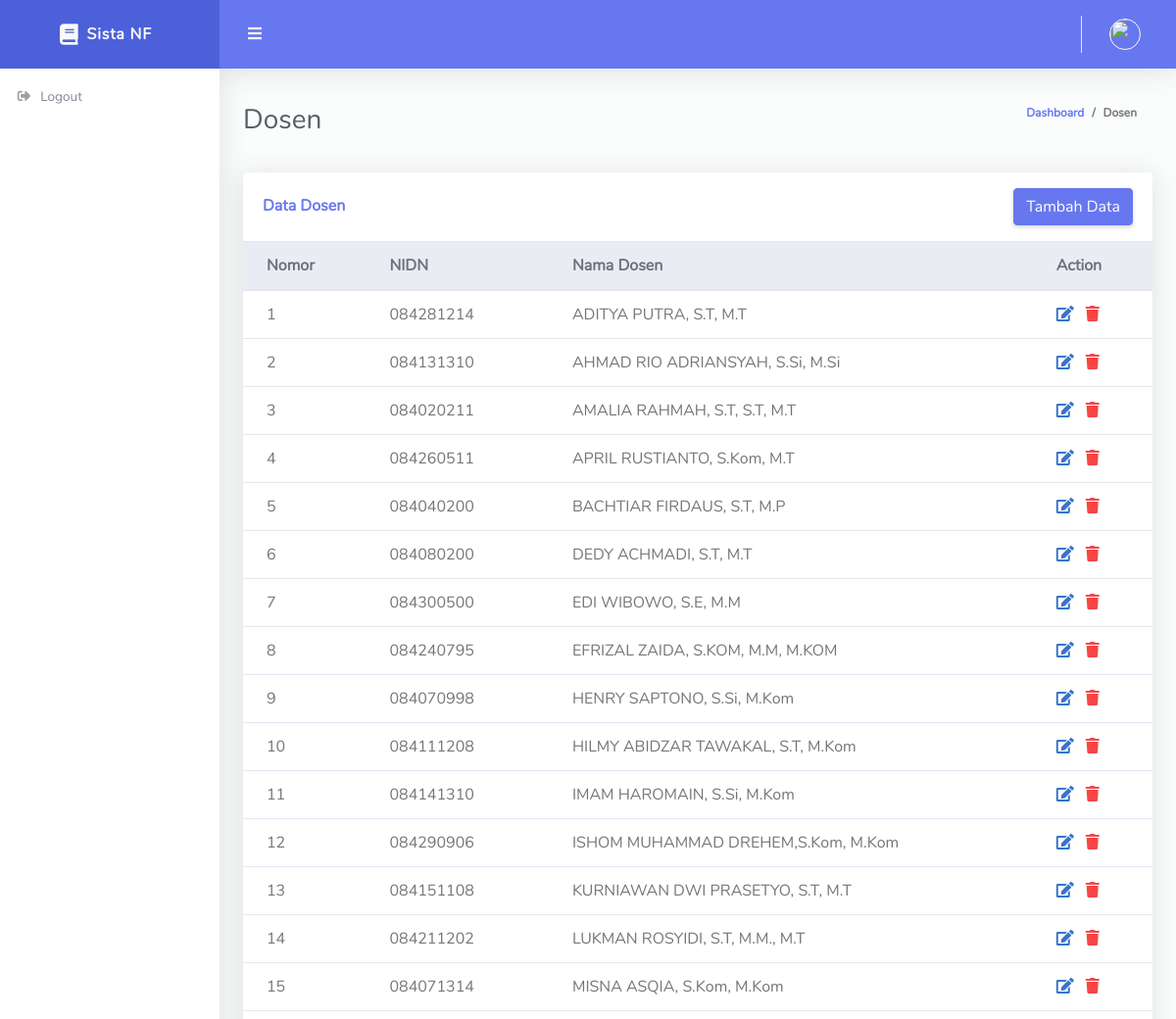
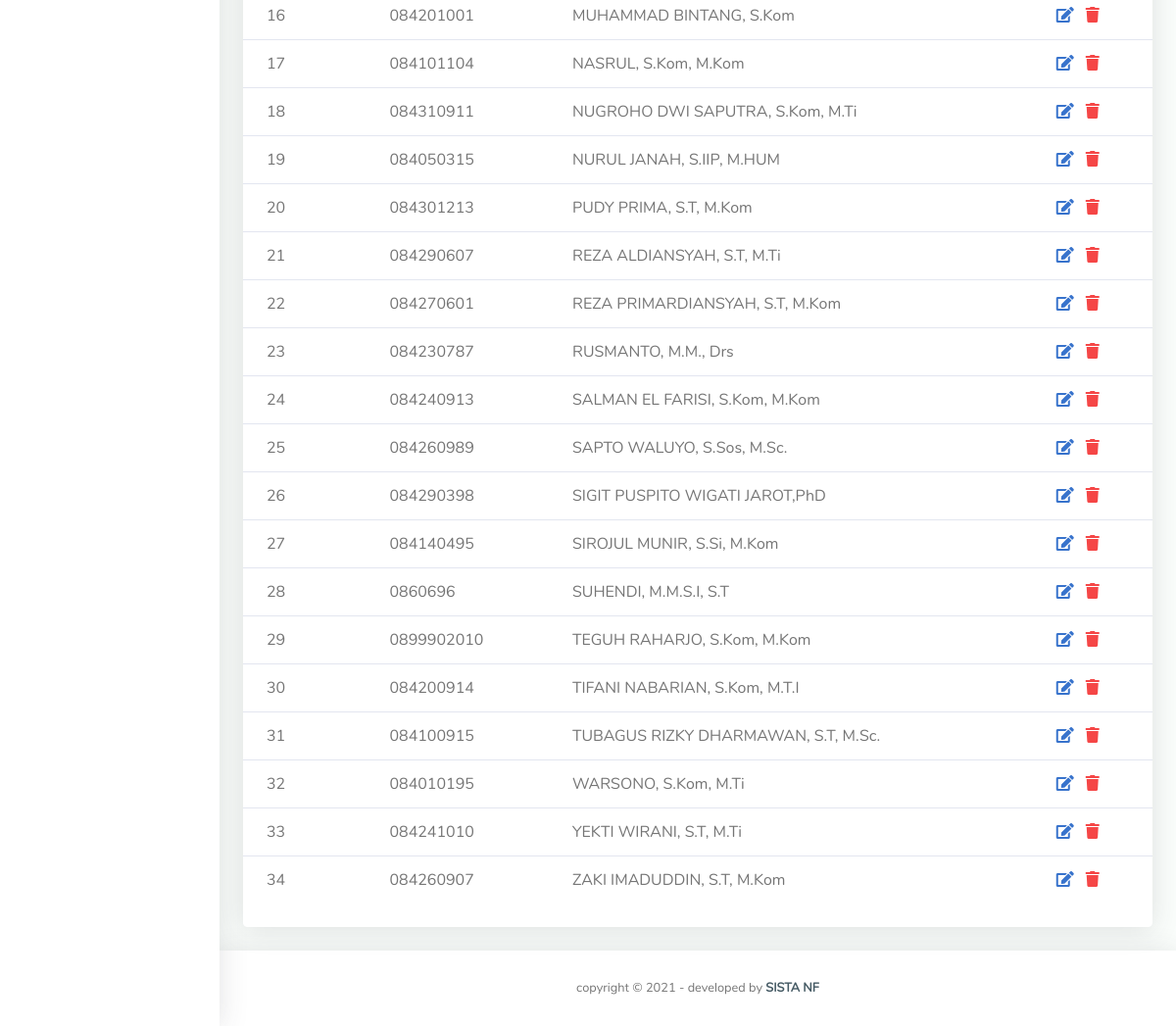
Page /index.php/dosen on the committed database (2 pictures, top to bottom).
### tables this page shows
CREATE TABLE `dosen` (
  `id` int(11) NOT NULL,
  `nidn` varchar(10) DEFAULT NULL,
  `nama` varchar(45) DEFAULT NULL
);

### application/controllers/Dosen.php (called while the page is built, shortened)
<?php
class Dosen extends CI_Controller {
    public function __construct()
	{
		$this->load->model('user_model');
		$this->load->model('dosen_model');
		$this->load->library('form_validation');
	}
    public function index() {
        $data['title'] = 'Data Dosen';
        $data['dosen'] = $this->dosen_model->getAll();
        $data['counting'] = $this->dosen_model->getCount();
        $data['user'] = $this->user_model->checkUser($this->session->userdata('email'));
        $this->load->view('components/sidebar', $data);
        $this->load->view('components/header');
        $this->load->view('pages/admin/dosen/list', $data);
        $this->load->view('components/modal_logout');
        $this->load->view('components/footer');
    }
}

### index.php (called while the page is built, shortened)
<?php
require_once BASEPATH.'core/CodeIgniter.php';

### application/models/User_Model.php (called while the page is built, shortened)
<?php
class User_Model extends CI_Model {
    private $table = 'users';
    public function checkUser($email) {
        $this->db->select('*');
        $this->db->from($this->table);
        $this->db->join('users_role', 'users_role.id = '. $this->table .' .role_id');
        $this->db->where('users.email', $email);
        $user = $this->db->get()->row_array();
        return $user;
    }
}
?>

### application/models/Dosen_Model.php (called while the page is built, shortened)
<?php
class Dosen_Model extends CI_Model {
    private $table = 'dosen';
    public function getAll() {
        $this->db->order_by('nama', 'ASC');
        $dosen = $this->db->get($this->table);
        return $dosen;
    }
    public function getCount() {
        $total = $this->getAll();
        return $total->num_rows();
    }
}
?>

### application/views/pages/admin/dosen/list.php (the view, shortened to what this page needs)
<div class="container-fluid" id="container-wrapper">
    <div class="d-sm-flex align-items-center justify-content-between mb-4">
        <h1 class="h3 mb-0 text-gray-800">Dosen</h1>
        <ol class="breadcrumb">
            <li class="breadcrumb-item"><a href="<?= base_url('dashboard') ?>">Dashboard</a></li>
            <li class="breadcrumb-item active" aria-current="page">Dosen</li>
        </ol>
    </div>
    <div class="row">
        <div class="col-lg-12 mb-4">
            <div class="card">
                <div class="card-header py-3 d-flex flex-row align-items-center justify-content-between">
                    <h6 class="m-0 font-weight-bold text-primary">Data Dosen</h6>
                    <a class="btn btn-primary" href="<?= base_url('dosen/tambah') ?>">Tambah Data</a>
                </div>
                <div class="table-responsive">
                    <table class="table align-items-center table-flush">
                        <thead class="thead-light">
                            <tr>
                                <th>Nomor</th>
                                <th>NIDN</th>
                                <th>Nama Dosen</th>
                                <th>Action</th>
                            </tr>
                        </thead>
                        <tbody>
                            <?php
                        $nomor = 1;
                        foreach($dosen->result() as $row) : ?>
                            <tr>
                                <td><?= $nomor ?></td>
                                <td><?= $row->nidn ?></td>
                                <td><?= $row->nama  ?></td>
                                <td><a href="<?= base_url(); ?>dosen/edit/<?= $row->id; ?>" class="mr-2" title="Edit"><i
                                            class="fas fa-edit" style="color: #3873cc"></i></a>
                                    <a href="<?= base_url(); ?>dosen/delete/<?= $row->id; ?>" title="Delete"
                                        onclick="return confirm('Are u sure?')"><i class="fas fa-trash"
                                            style="color: #f54646"></i></a>
                                </td>
                            </tr>
                            <?php
                        $nomor++;
                        endforeach; ?>
                        </tbody>
                    </table>
                </div>
                <div class="card-footer"></div>
            </div>
        </div>
    </div>

### application/views/components/sidebar.php (shortened to what this page needs)
<!DOCTYPE html>
<html lang="en">
<head>
    <link href="<?= base_url() ?>public/vendor/fontawesome-free/css/all.min.css" rel="stylesheet" type="text/css">
    <link href="<?= base_url() ?>public/vendor/bootstrap/css/bootstrap.min.css" rel="stylesheet" type="text/css">
    <link href="<?= base_url() ?>public/assets/css/ruang-admin.min.css" rel="stylesheet">
    <link href="<?= base_url() ?>public/assets/css/admin.css" rel="stylesheet">
</head>
<body id="page-top">
    <div id="wrapper">
        <ul class="navbar-nav sidebar sidebar-light accordion" id="accordionSidebar">
            <a class="sidebar-brand d-flex align-items-center justify-content-center"
                href="<?= $user['role_id'] == 1 ? base_url('dashboard') : ($user['role_id'] == 2 ?  base_url('facilitator') : base_url('home')) ?>">
                <i class="fa fa-book fa-lg"></i>
                <div class="sidebar-brand-text mx-2">Sista NF</div>
            </a>
            <li class="nav-item">
                <a class="nav-link" href="<?= base_url('auth/logout') ?>">
                    <i class="fas fa-fw fa-sign-out-alt"></i>
                    <span>Logout</span>
                </a>
            </li>
        </ul>

### application/views/components/header.php (shortened to what this page needs)
<div id="content-wrapper" class="d-flex flex-column">
    <div id="content">
        <nav class="navbar navbar-expand navbar-light bg-navbar topbar mb-4 static-top">
            <button id="sidebarToggleTop" class="btn btn-link rounded-circle mr-3">
                <i class="fa fa-bars"></i>
            </button>
            <ul class="navbar-nav ml-auto">
                <li class="nav-item dropdown no-arrow">
                    <a class="nav-link dropdown-toggle" href="#" id="userDropdown" role="button" data-toggle="dropdown"
                        aria-haspopup="true" aria-expanded="false">
                        <img class="img-profile rounded-circle"
                            src="<?= base_url('public/assets/img/') . $user['image_url'] ?> " style="max-width: 60px">
                    </a>
                </li>
            </ul>
        </nav>

### application/views/components/modal_logout.php (shortened to what this page needs)
</div>
</div>

### application/views/components/footer.php (shortened to what this page needs)
<footer class="sticky-footer bg-white">
    <div class="container my-auto">
        <div class="copyright text-center my-auto">
            <span>copyright &copy;  - developed by
                <b><a href="https://indrijunanda.gitlab.io/" target="_blank">SISTA NF</a></b>
            </span>
        </div>
    </div>
</footer>
</div>
</div>
</body>
</html>

### rows in the picture
dosen: nidn "084281214", nama "ADITYA PUTRA, S.T, M.T"
dosen: nidn "084131310", nama "AHMAD RIO ADRIANSYAH, S.Si, M.Si"
dosen: nidn "084020211", nama "AMALIA RAHMAH, S.T, S.T, M.T"
dosen: nidn "084260511", nama "APRIL RUSTIANTO, S.Kom, M.T"
dosen: nidn "084040200", nama "BACHTIAR FIRDAUS, S.T, M.P"
dosen: nidn "084080200", nama "DEDY ACHMADI, S.T, M.T"
dosen: nidn "084300500", nama "EDI WIBOWO, S.E, M.M"
dosen: nidn "084240795", nama "EFRIZAL ZAIDA, S.KOM, M.M, M.KOM"
dosen: nidn "084070998", nama "HENRY SAPTONO, S.Si, M.Kom"
dosen: nidn "084111208", nama "HILMY ABIDZAR TAWAKAL, S.T, M.Kom"
dosen: nidn "084141310", nama "IMAM HAROMAIN, S.Si, M.Kom"
dosen: nidn "084290906", nama "ISHOM MUHAMMAD DREHEM,S.Kom, M.Kom"
dosen: nidn "084151108", nama "KURNIAWAN DWI PRASETYO, S.T, M.T"
dosen: nidn "084211202", nama "LUKMAN ROSYIDI, S.T, M.M., M.T"
dosen: nidn "084071314", nama "MISNA ASQIA, S.Kom, M.Kom"
dosen: nidn "084201001", nama "MUHAMMAD BINTANG, S.Kom"
dosen: nidn "084101104", nama "NASRUL, S.Kom, M.Kom"
dosen: nidn "084310911", nama "NUGROHO DWI SAPUTRA, S.Kom, M.Ti"
dosen: nidn "084050315", nama "NURUL JANAH, S.IIP, M.HUM"
dosen: nidn "084301213", nama "PUDY PRIMA, S.T, M.Kom"
dosen: nidn "084290607", nama "REZA ALDIANSYAH, S.T, M.Ti"
dosen: nidn "084270601", nama "REZA PRIMARDIANSYAH, S.T, M.Kom"
dosen: nidn "084230787", nama "RUSMANTO, M.M., Drs"
dosen: nidn "084240913", nama "SALMAN EL FARISI, S.Kom, M.Kom"
dosen: nidn "084260989", nama "SAPTO WALUYO, S.Sos, M.Sc."
dosen: nidn "084290398", nama "SIGIT PUSPITO WIGATI JAROT,PhD"
dosen: nidn "084140495", nama "SIROJUL MUNIR, S.Si, M.Kom"
dosen: nidn "0860696", nama "SUHENDI, M.M.S.I, S.T"
dosen: nidn "0899902010", nama "TEGUH RAHARJO, S.Kom, M.Kom"
dosen: nidn "084200914", nama "TIFANI NABARIAN, S.Kom, M.T.I"
dosen: nidn "084100915", nama "TUBAGUS RIZKY DHARMAWAN, S.T, M.Sc."
dosen: nidn "084010195", nama "WARSONO, S.Kom, M.Ti"
dosen: nidn "084241010", nama "YEKTI WIRANI, S.T, M.Ti"
dosen: nidn "084260907", nama "ZAKI IMADUDDIN, S.T, M.Kom"
